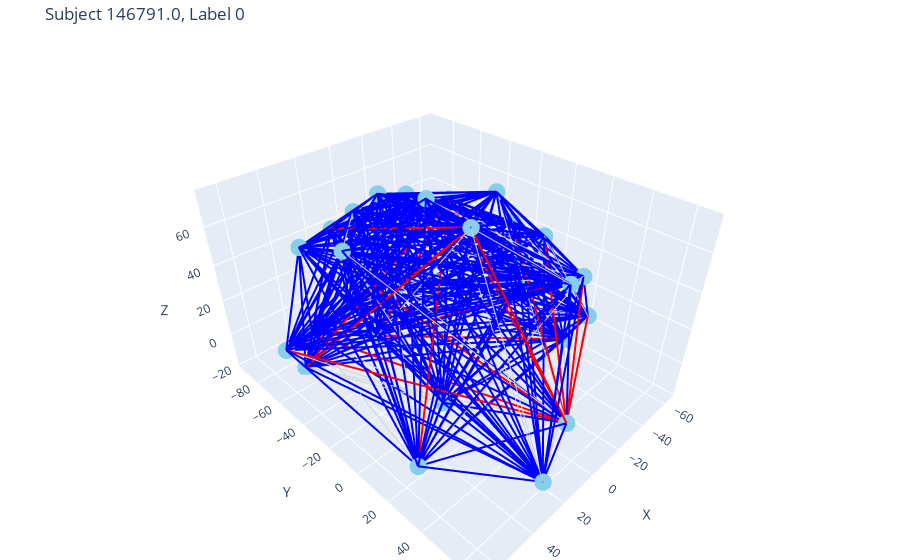

Notebook code for this chart:
### Code cell
i= 3
plot_3d_brain_graph_plotly(
    graphs[i],
    title=f"Subject {graphs[i].subject_id}, Label {graphs[i].y.item()}"
)
